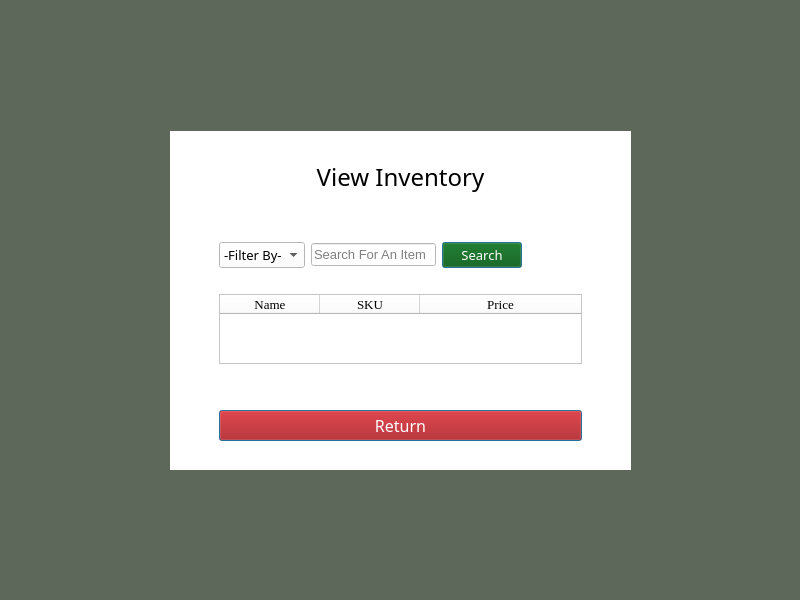
<?xml version="1.0" encoding="UTF-8"?>
<ui version="4.0">
 <class>MainWindow</class>
 <widget class="QMainWindow" name="MainWindow">
  <property name="geometry">
   <rect>
    <x>0</x>
    <y>0</y>
    <width>800</width>
    <height>600</height>
   </rect>
  </property>
  <property name="windowTitle">
   <string>Limitless Loyalty</string>
  </property>
  <property name="styleSheet">
   <string notr="true">background-color: rgb(93, 103, 90);</string>
  </property>
  <widget class="QWidget" name="centralwidget">
   <layout class="QGridLayout" name="gridLayout_2">
    <item row="3" column="1">
     <spacer name="horizontalSpacer_9">
      <property name="orientation">
       <enum>Qt::Horizontal</enum>
      </property>
      <property name="sizeHint" stdset="0">
       <size>
        <width>40</width>
        <height>20</height>
       </size>
      </property>
     </spacer>
    </item>
    <item row="2" column="1">
     <widget class="QWidget" name="gridWidget" native="true">
      <property name="styleSheet">
       <string notr="true">background-color: rgb(255, 255, 255);</string>
      </property>
      <layout class="QGridLayout" name="gridLayout">
       <item row="1" column="1" colspan="4">
        <widget class="QLabel" name="label">
         <property name="font">
          <font>
           <family>Bell MT</family>
           <pointsize>18</pointsize>
          </font>
         </property>
         <property name="text">
          <string>View Inventory</string>
         </property>
         <property name="alignment">
          <set>Qt::AlignCenter</set>
         </property>
        </widget>
       </item>
       <item row="7" column="5">
        <spacer name="horizontalSpacer_3">
         <property name="orientation">
          <enum>Qt::Horizontal</enum>
         </property>
         <property name="sizeHint" stdset="0">
          <size>
           <width>40</width>
           <height>20</height>
          </size>
         </property>
        </spacer>
       </item>
       <item row="5" column="3">
        <widget class="QPushButton" name="searchBtn">
         <property name="font">
          <font>
           <family>Bell MT</family>
           <pointsize>10</pointsize>
          </font>
         </property>
         <property name="styleSheet">
          <string notr="true">background-color: rgb(0, 85, 0);
color: rgb(255, 255, 255);</string>
         </property>
         <property name="text">
          <string>Search</string>
         </property>
         <property name="default">
          <bool>true</bool>
         </property>
        </widget>
       </item>
       <item row="5" column="0">
        <spacer name="horizontalSpacer_2">
         <property name="orientation">
          <enum>Qt::Horizontal</enum>
         </property>
         <property name="sizeHint" stdset="0">
          <size>
           <width>40</width>
           <height>20</height>
          </size>
         </property>
        </spacer>
       </item>
       <item row="11" column="1" colspan="2">
        <spacer name="horizontalSpacer_7">
         <property name="orientation">
          <enum>Qt::Horizontal</enum>
         </property>
         <property name="sizeHint" stdset="0">
          <size>
           <width>40</width>
           <height>20</height>
          </size>
         </property>
        </spacer>
       </item>
       <item row="7" column="1" colspan="4">
        <widget class="QTableWidget" name="tableWidget">
         <property name="font">
          <font>
           <family>Times New Roman</family>
           <pointsize>12</pointsize>
          </font>
         </property>
         <property name="horizontalScrollBarPolicy">
          <enum>Qt::ScrollBarAsNeeded</enum>
         </property>
         <property name="sizeAdjustPolicy">
          <enum>QAbstractScrollArea::AdjustToContentsOnFirstShow</enum>
         </property>
         <property name="alternatingRowColors">
          <bool>false</bool>
         </property>
         <attribute name="horizontalHeaderStretchLastSection">
          <bool>true</bool>
         </attribute>
         <column>
          <property name="text">
           <string>Name</string>
          </property>
          <property name="font">
           <font>
            <family>Times New Roman</family>
            <pointsize>10</pointsize>
           </font>
          </property>
         </column>
         <column>
          <property name="text">
           <string>SKU</string>
          </property>
          <property name="font">
           <font>
            <family>Times New Roman</family>
            <pointsize>10</pointsize>
           </font>
          </property>
         </column>
         <column>
          <property name="text">
           <string>Price</string>
          </property>
          <property name="font">
           <font>
            <family>Times New Roman</family>
            <pointsize>10</pointsize>
           </font>
          </property>
         </column>
        </widget>
       </item>
       <item row="6" column="4">
        <spacer name="horizontalSpacer">
         <property name="orientation">
          <enum>Qt::Horizontal</enum>
         </property>
         <property name="sizeHint" stdset="0">
          <size>
           <width>40</width>
           <height>20</height>
          </size>
         </property>
        </spacer>
       </item>
       <item row="5" column="1">
        <widget class="QComboBox" name="filterBox">
         <property name="font">
          <font>
           <family>Bell MT</family>
           <pointsize>10</pointsize>
          </font>
         </property>
         <item>
          <property name="text">
           <string>-Filter By-</string>
          </property>
         </item>
         <item>
          <property name="text">
           <string>Name</string>
          </property>
         </item>
         <item>
          <property name="text">
           <string>SKU</string>
          </property>
         </item>
         <item>
          <property name="text">
           <string>Price</string>
          </property>
         </item>
        </widget>
       </item>
       <item row="0" column="2">
        <spacer name="horizontalSpacer_8">
         <property name="orientation">
          <enum>Qt::Horizontal</enum>
         </property>
         <property name="sizeHint" stdset="0">
          <size>
           <width>40</width>
           <height>20</height>
          </size>
         </property>
        </spacer>
       </item>
       <item row="10" column="1" colspan="4">
        <widget class="QPushButton" name="returnBtn">
         <property name="font">
          <font>
           <family>Bell MT</family>
           <pointsize>12</pointsize>
          </font>
         </property>
         <property name="styleSheet">
          <string notr="true">background-color: rgb(170, 0, 0);
color: rgb(255, 255, 255);</string>
         </property>
         <property name="text">
          <string>Return</string>
         </property>
         <property name="default">
          <bool>true</bool>
         </property>
        </widget>
       </item>
       <item row="2" column="1" colspan="4">
        <widget class="QLabel" name="errMsg">
         <property name="font">
          <font>
           <family>Bell MT</family>
          </font>
         </property>
         <property name="styleSheet">
          <string notr="true">color: rgb(255, 255, 255);</string>
         </property>
         <property name="text">
          <string>&lt;DEFAULT ERROR TEXT&gt;</string>
         </property>
         <property name="alignment">
          <set>Qt::AlignCenter</set>
         </property>
        </widget>
       </item>
       <item row="8" column="4">
        <spacer name="verticalSpacer_5">
         <property name="orientation">
          <enum>Qt::Vertical</enum>
         </property>
         <property name="sizeHint" stdset="0">
          <size>
           <width>20</width>
           <height>40</height>
          </size>
         </property>
        </spacer>
       </item>
       <item row="5" column="2">
        <widget class="QLineEdit" name="searchBox">
         <property name="font">
          <font>
           <pointsize>10</pointsize>
          </font>
         </property>
         <property name="inputMask">
          <string/>
         </property>
         <property name="text">
          <string/>
         </property>
         <property name="placeholderText">
          <string>Search For An Item</string>
         </property>
         <property name="clearButtonEnabled">
          <bool>true</bool>
         </property>
        </widget>
       </item>
       <item row="3" column="2">
        <spacer name="horizontalSpacer_6">
         <property name="orientation">
          <enum>Qt::Horizontal</enum>
         </property>
         <property name="sizeHint" stdset="0">
          <size>
           <width>40</width>
           <height>20</height>
          </size>
         </property>
        </spacer>
       </item>
      </layout>
     </widget>
    </item>
    <item row="2" column="0">
     <spacer name="horizontalSpacer_4">
      <property name="orientation">
       <enum>Qt::Horizontal</enum>
      </property>
      <property name="sizeHint" stdset="0">
       <size>
        <width>40</width>
        <height>20</height>
       </size>
      </property>
     </spacer>
    </item>
    <item row="2" column="2">
     <spacer name="horizontalSpacer_5">
      <property name="orientation">
       <enum>Qt::Horizontal</enum>
      </property>
      <property name="sizeHint" stdset="0">
       <size>
        <width>40</width>
        <height>20</height>
       </size>
      </property>
     </spacer>
    </item>
    <item row="4" column="1">
     <spacer name="verticalSpacer_4">
      <property name="orientation">
       <enum>Qt::Vertical</enum>
      </property>
      <property name="sizeHint" stdset="0">
       <size>
        <width>20</width>
        <height>40</height>
       </size>
      </property>
     </spacer>
    </item>
    <item row="0" column="1">
     <spacer name="verticalSpacer_3">
      <property name="orientation">
       <enum>Qt::Vertical</enum>
      </property>
      <property name="sizeHint" stdset="0">
       <size>
        <width>20</width>
        <height>40</height>
       </size>
      </property>
     </spacer>
    </item>
    <item row="1" column="1">
     <spacer name="horizontalSpacer_10">
      <property name="orientation">
       <enum>Qt::Horizontal</enum>
      </property>
      <property name="sizeHint" stdset="0">
       <size>
        <width>40</width>
        <height>20</height>
       </size>
      </property>
     </spacer>
    </item>
   </layout>
  </widget>
 </widget>
 <tabstops>
  <tabstop>filterBox</tabstop>
  <tabstop>searchBox</tabstop>
  <tabstop>searchBtn</tabstop>
  <tabstop>tableWidget</tabstop>
  <tabstop>returnBtn</tabstop>
 </tabstops>
 <resources/>
 <connections/>
</ui>
